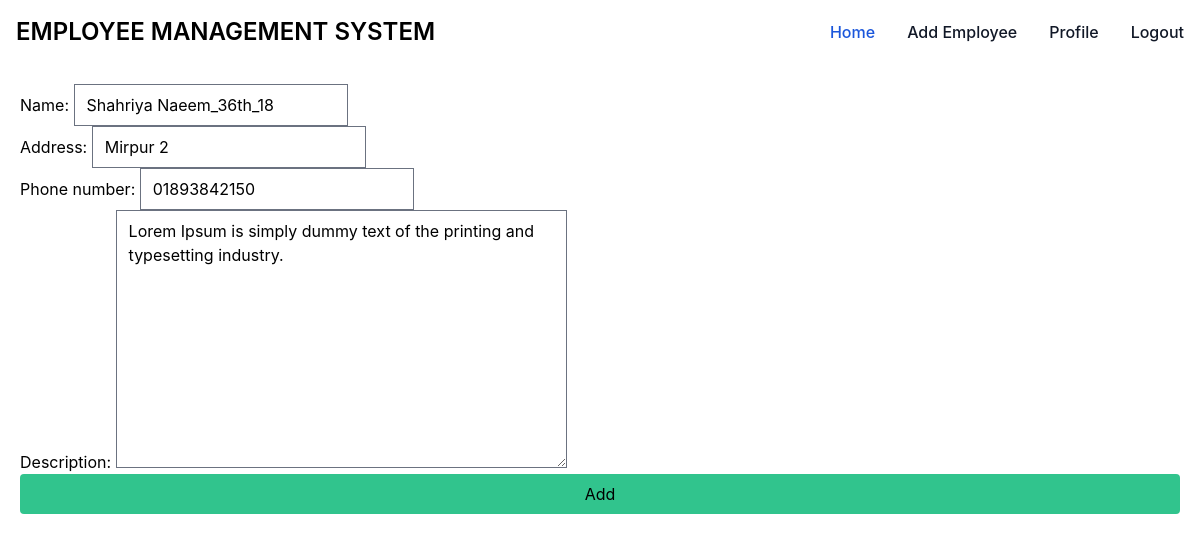
/update/5/ (signed in), run on the app's committed database.
### employee/models.py (models this page shows, shortened)
class Employee(models.Model):
    DESIGNATION_CHOICES = [
        ("manager", "Manager"),
        ("developer", "Developer"),
        ("designer", "Designer"),
        ("hr", "HR"),
        ("sales", "Sales"),
    ]
    name = models.CharField(max_length=100)
    address = models.CharField(max_length=255)
    phone_number = models.CharField(max_length=15, unique=True)
    salary = models.DecimalField(max_digits=10, decimal_places=2)
    designation = models.CharField(max_length=100, choices=DESIGNATION_CHOICES)
    description = models.TextField()

### employee/views.py (the view)
# urls.py: path("update/<int:pk>/", EmployeeUpdateView.as_view(), name="update"),
class EmployeeUpdateView(LoginRequiredMixin, UpdateView):
    model = Employee
    fields = ["name", "address", "phone_number", "description"]
    template_name = "employee/add_employee.html"
    success_url = "/"

### template/employee/add_employee.html
{% extends "base.html" %} {% block title %}Add Employee {% endblock title %}
{% block content %}
<div class="p-5">
  <form method="POST">
    {% csrf_token %} {{ form }}
    <button class="px-2 py-2 bg-green-400 w-full block rounded">Add</button>
  </form>
</div>
{% endblock content %}

### data on the page
Employee: name "Shahriya Naeem_36th_18", address "Mirpur 2", phone_number "01893842150", description "Lorem Ipsum is simply dummy text of the printing and typesetting industry."
